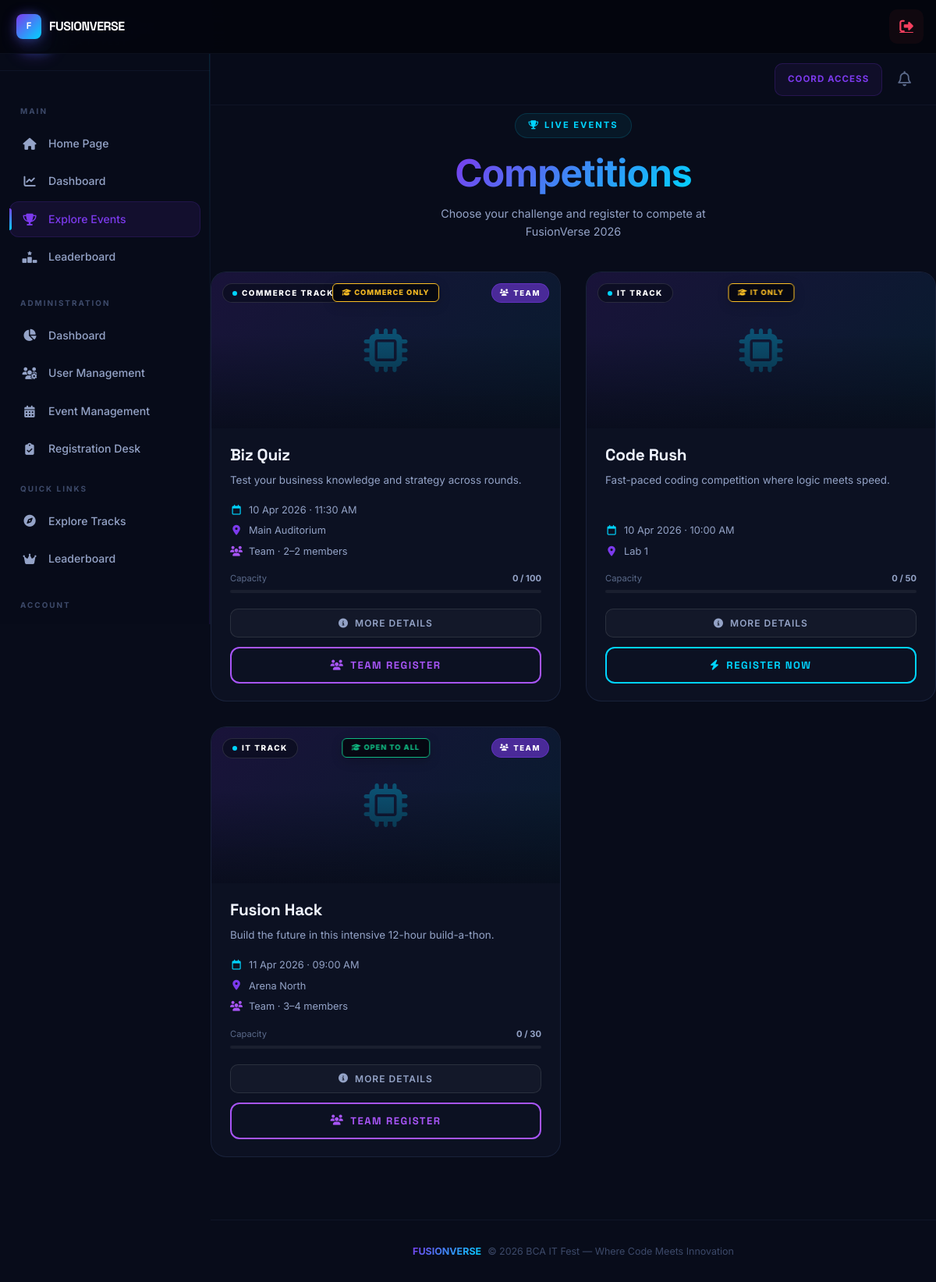
The app's page /events.php (signed in) with its own data.
### tables this page shows
CREATE TABLE IF NOT EXISTS `events` (
  `id` int(11) NOT NULL AUTO_INCREMENT,
  `name` varchar(255) NOT NULL,
  `category` varchar(50) NOT NULL,
  `eligibility_stream` varchar(50) DEFAULT 'ALL',
  `description` text,
  `rules` text,
  `date` date DEFAULT NULL,
  `time` time DEFAULT NULL,
  `venue` varchar(255) DEFAULT NULL,
  `coordinator_name` varchar(255) DEFAULT NULL,
  `coordinator_phone` varchar(20) DEFAULT NULL,
  `coordinator_id` varchar(20) DEFAULT NULL,
  `max_participants` int(11) DEFAULT '0',
  `current_participants` int(11) DEFAULT '0',
  `image` varchar(255) DEFAULT NULL,
  `is_team_event` tinyint(1) DEFAULT '0',
  `min_team_size` int(11) DEFAULT '2',
  `max_team_size` int(11) DEFAULT '4',
  `status` enum('active','full','completed') DEFAULT 'active',
  `created_at` timestamp NOT NULL DEFAULT CURRENT_TIMESTAMP,
  PRIMARY KEY (`id`)
);

### events.php (the view, shortened to what this page needs)
<?php
include 'includes/header.php';
$stmt = $pdo->query("SELECT * FROM events ORDER BY category, name");
$events = $stmt->fetchAll();
$myTeams = [];
$myRegistrations = [];
if ($user) {
    $uid = $user['user_id'];
    $stmt3 = $pdo->prepare("SELECT event_id FROM registrations WHERE user_id = ?");
    $stmt3->execute([$uid]);
    $myRegistrations = $stmt3->fetchAll(PDO::FETCH_COLUMN);
}
?>
<div style="margin-bottom: 10px; text-align: center; padding-top: 10px;">
    <div
        style="display: inline-flex; align-items: center; gap: 8px; background: rgba(0,212,255,0.06); border: 1px solid rgba(0,212,255,0.15); padding: 6px 16px; border-radius: 50px; margin-bottom: 16px;">
        <i class="fa-solid fa-trophy" style="font-size: 0.7rem; color: var(--accent-1);"></i>
        <span
            style="font-size: 0.7rem; font-weight: 700; color: var(--accent-1); text-transform: uppercase; letter-spacing: 2px;">Live
            Events</span>
    </div>
    <h1
        style="font-family: 'Space Grotesk', sans-serif; font-size: 3rem; font-weight: 700; letter-spacing: -0.02em; margin-bottom: 10px;">
        <span
            style="background: var(--grad-primary); -webkit-background-clip: text; background-clip: text; -webkit-text-fill-color: transparent;">Competitions</span>
    </h1>
    <p style="color: var(--text-secondary); max-width: 400px; margin: 0 auto; font-size: 0.9rem;">Choose your challenge
        and register to compete at FusionVerse 2026</p>
</div>
<div class="events-grid">
    <?php foreach ($events as $index => $event): ?>
        <?php
        $is_full = $event['current_participants'] >= $event['max_participants'];
        $cat_color = '#00d4ff';
        $is_team = !empty($event['is_team_event']);
        $my_team = $myTeams[$event['id']] ?? null;
        ?>
        <div class="ev-card" style="animation: fadeInUp <?= 0.2 + ($index * 0.07) ?>s ease forwards; opacity: 0;">
            <div class="ev-card-img">
                <?php if (!empty($event['image'])): ?>
                    <img src="<?= htmlspecialchars($event['image']) ?>" alt="<?= htmlspecialchars($event['name']) ?>"
                        loading="lazy">
                <?php else: ?>
                    <div class="ev-card-img-placeholder">
                        <i class="fa-solid fa-microchip" style="font-size: 3.5rem; color: <?= $cat_color ?>; opacity: 0.3;"></i>
                    </div>
                <?php endif; ?>
                <div class="ev-card-overlay"></div>
                <div class="ev-card-badge">
                    <span style="width: 6px; height: 6px; border-radius: 50%; background: <?= $cat_color ?>;"></span>
                    <span
                        style="font-size: 0.62rem; font-weight: 800; color: white; text-transform: uppercase; letter-spacing: 1.5px;"><?= htmlspecialchars($event['category']) ?></span>
                </div>
                <?php if ($is_team): ?>
                    <div class="ev-team-badge">
                        <i class="fa-solid fa-users" style="font-size: 0.55rem;"></i> TEAM
                    </div>
                <?php endif; ?>
                <?php $el_stream = $event['eligibility_stream'] ?? 'ALL'; ?>
                <div
                    style="position: absolute; top: 14px; left: 50%; transform: translateX(-50%); z-index: 2; padding: 4px 12px; border-radius: 6px; font-size: 0.58rem; font-weight: 800; letter-spacing: 1px; background: rgba(0,0,0,0.65); color: <?= $el_stream == 'ALL' ? '#10b981' : '#fbbf24' ?>; border: 1px solid currentColor; backdrop-filter: blur(10px); white-space: nowrap; box-shadow: 0 4px 15px rgba(0,0,0,0.2);">
                    <i class="fa-solid fa-graduation-cap"></i>
                    <?= $el_stream == 'ALL' ? 'OPEN TO ALL' : strtoupper($el_stream) . ' ONLY' ?>
                </div>
            </div>
            <div class="ev-card-body">
                <h3 class="ev-card-title"><?= htmlspecialchars($event['name']) ?></h3>
                <p class="ev-card-desc">
                    <?= htmlspecialchars($event['description'] ?: 'Challenge yourself in the ' . $event['name'] . ' competition track at FusionVerse 2026.') ?>
                </p>
                <div class="ev-card-meta">
                    <div class="ev-card-meta-item">
                        <i class="fa-regular fa-calendar" style="color: var(--accent-1);"></i>
                        <?= date('d M Y', strtotime($event['date'])) ?> · <?= date('h:i A', strtotime($event['time'])) ?>
                    </div>
                    <div class="ev-card-meta-item">
                        <i class="fa-solid fa-location-dot" style="color: var(--accent-2);"></i>
                        <?= htmlspecialchars($event['venue']) ?>
                    </div>
                    <?php if ($is_team): ?>
                        <div class="ev-card-meta-item">
                            <i class="fa-solid fa-users" style="color: #a855f7;"></i>
                            Team · <?= $event['min_team_size'] ?>–<?= $event['max_team_size'] ?> members
                        </div>
                    <?php endif; ?>
                </div>
                <div style="margin-bottom: 4px;">
                    <div class="ev-cap-label">
                        <span>Capacity</span>
                        <span style="color: var(--text-secondary); font-weight: 700;"><?= $event['current_participants'] ?>
                            / <?= $event['max_participants'] ?></span>
                    </div>
                    <div class="ev-cap-bar">
                    </div>
                </div>
            </div>
            <div class="ev-card-footer">
                <button class="ev-details-btn" onclick='showEventDetails(<?= json_encode($event) ?>)'>
                    <i class="fa-solid fa-circle-info"></i> <span class="btn-text">More Details</span>
                </button>
                <?php if ($user): ?>
                    <?php if ($is_team): ?>
                        <?php if ($my_team): ?>
                            <button class="ev-register-btn joined-btn"
                                onclick="viewMyTeam(<?= $event['id'] ?>, '<?= htmlspecialchars(addslashes($event['name'])) ?>')"
                                style="cursor:pointer; pointer-events:all;">
                                <i class="fa-solid fa-users"></i> My Team: <?= htmlspecialchars($my_team['team_name']) ?>
                            </button>
                        <?php elseif ($is_full): ?>
                            <button class="ev-register-btn" disabled>
                                <i class="fa-solid fa-ban"></i> Full House
                            </button>
                        <?php else: ?>
                            <button class="ev-register-btn team-btn"
                                onclick="openTeamModal(<?= $event['id'] ?>, '<?= htmlspecialchars(addslashes($event['name'])) ?>', <?= (int) $event['min_team_size'] ?>, <?= (int) $event['max_team_size'] ?>)">
                                <i class="fa-solid fa-users"></i> Team Register
                            </button>
                        <?php endif; ?>
                    <?php else: ?>
                        <?php if (in_array($event['id'], $myRegistrations)): ?>
                            <button type="button" class="ev-register-btn" disabled
                                style="border-color: var(--success); color: var(--success); background: rgba(16, 185, 129, 0.05); opacity: 1;">
                                <i class="fa-solid fa-check-circle"></i> Registered
                            </button>
                        <?php else: ?>
                            <form action="register_event.php" method="POST">
                                <button type="submit" class="ev-register-btn" <?= $is_full ? 'disabled' : '' ?>>
                                    <?php if ($is_full): ?>
                                        <i class="fa-solid fa-ban"></i> Full House
                                    <?php else: ?>
                                        <i class="fa-solid fa-bolt"></i> Register Now
                                    <?php endif; ?>
                                </button>
                            </form>
                        <?php endif; ?>
                    <?php endif; ?>
                <?php else: ?>
                    <a href="login.php" class="ev-register-btn">
                        <i class="fa-solid fa-arrow-right-to-bracket"></i> Sign In to Register
                    </a>
                <?php endif; ?>
            </div>
        </div>
    <?php endforeach; ?>
</div>
<?php include 'includes/footer.php'; ?>

### assets/css/styles.css (style rules this page uses)
:root { --accent-1: #00d4ff; --accent-2: #7c3aed; --accent-3: #10b981; --accent-4: #f472b6; --accent-5: #fbbf24; --bg-void: #04060e; --bg-deep: #080c1a; --bg-surface: #0f1629; --bg-elevated: #151d35; --bg-card: rgba(15, 22, 41, 0.75); --bg-glass: rgba(15, 22, 41, 0.45); --text-primary: #f0f4ff; --text-secondary: #94a3c7; --text-muted: #5b6a8a; --text-dim: #3d4a6a; --border: rgba(100, 130, 200, 0.08); --border-bright: rgba(100, 130, 200, 0.18); --border-glow: rgba(0, 212, 255, 0.25); --success: #10b981; --warning: #fbbf24; --danger: #f43f5e; --primary: #7c3aed; --primary-glow: rgba(124, 58, 237, 0.35); --secondary: #00d4ff; --sidebar-width: 270px; --header-height: 66px; --grad-primary: linear-gradient(135deg, #7c3aed, #00d4ff); --grad-warm: linear-gradient(135deg, #f472b6, #7c3aed); --grad-cool: linear-gradient(135deg, #00d4ff, #10b981); --grad-surface: linear-gradient(145deg, rgba(15, 22, 41, 0.9), rgba(8, 12, 26, 0.98)); }
*, *::before, *::after { margin: 0; padding: 0; box-sizing: border-box; }
html { scroll-behavior: smooth; -webkit-tap-highlight-color: transparent; }
body { background-color: var(--bg-void); color: var(--text-primary); font-family: 'Inter', -apple-system, BlinkMacSystemFont, sans-serif; overflow-x: hidden; min-height: 100vh; line-height: 1.6; -webkit-font-smoothing: antialiased; -moz-osx-font-smoothing: grayscale; }
h1, h2, h3, h4 { font-family: 'Space Grotesk', sans-serif; letter-spacing: -0.02em; line-height: 1.2; }
body::before { content: ''; position: fixed; top: -50%; left: -50%; width: 200%; height: 200%; z-index: -1; background-image: radial-gradient(2px 2px at 20% 30%, rgba(0, 212, 255, 0.25), transparent), radial-gradient(2px 2px at 40% 70%, rgba(124, 58, 237, 0.2), transparent), radial-gradient(1.5px 1.5px at 60% 20%, rgba(16, 185, 129, 0.2), transparent), radial-gradient(1.5px 1.5px at 80% 60%, rgba(244, 114, 182, 0.15), transparent), radial-gradient(1px 1px at 30% 55%, rgba(0, 212, 255, 0.15), transparent), radial-gradient(1px 1px at 70% 85%, rgba(124, 58, 237, 0.15), transparent); animation: particleDrift 30s linear infinite; pointer-events: none; }

### records on screen
events: category "COMMERCE TRACK", is_team_event 1 (drawn), eligibility_stream "COMMERCE", name "Biz Quiz", description "Test your business knowledge and strategy across rounds.", date "10 Apr 2026", time "11:30 AM", venue "Main Auditorium", min_team_size "2", max_team_size "2", current_participants "0", max_participants "100"
events: category "IT TRACK", eligibility_stream "IT", name "Code Rush", description "Fast-paced coding competition where logic meets speed.", date "10 Apr 2026", time "10:00 AM", venue "Lab 1", current_participants "0", max_participants "50", shows "REGISTER NOW"
events: category "IT TRACK", is_team_event 1 (drawn), eligibility_stream "OPEN TO ALL", name "Fusion Hack", description "Build the future in this intensive 12-hour build-a-thon.", date "11 Apr 2026", time "09:00 AM", venue "Arena North", min_team_size "3", max_team_size "4", current_participants "0", max_participants "30"
